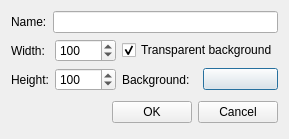
<?xml version="1.0" encoding="UTF-8"?>
<ui version="4.0">
 <class>newFileDialog</class>
 <widget class="QDialog" name="newFileDialog">
  <property name="geometry">
   <rect>
    <x>0</x>
    <y>0</y>
    <width>264</width>
    <height>136</height>
   </rect>
  </property>
  <property name="windowTitle">
   <string>New file</string>
  </property>
  <layout class="QGridLayout" name="gridLayout">
   <item row="1" column="0">
    <layout class="QHBoxLayout" name="horizontalLayout_3">
     <item>
      <widget class="QLabel" name="widthLabel">
       <property name="text">
        <string>Width:</string>
       </property>
      </widget>
     </item>
     <item>
      <widget class="QSpinBox" name="widthValue">
       <property name="minimum">
        <number>1</number>
       </property>
       <property name="maximum">
        <number>99999</number>
       </property>
       <property name="value">
        <number>100</number>
       </property>
      </widget>
     </item>
    </layout>
   </item>
   <item row="1" column="1">
    <widget class="QCheckBox" name="transparentCheck">
     <property name="text">
      <string>Transparent background</string>
     </property>
     <property name="checked">
      <bool>true</bool>
     </property>
    </widget>
   </item>
   <item row="2" column="0">
    <layout class="QHBoxLayout" name="horizontalLayout_2">
     <item>
      <widget class="QLabel" name="heightLabel">
       <property name="text">
        <string>Height:</string>
       </property>
      </widget>
     </item>
     <item>
      <widget class="QSpinBox" name="heightValue">
       <property name="minimum">
        <number>1</number>
       </property>
       <property name="maximum">
        <number>99999</number>
       </property>
       <property name="singleStep">
        <number>1</number>
       </property>
       <property name="value">
        <number>100</number>
       </property>
      </widget>
     </item>
    </layout>
   </item>
   <item row="2" column="1">
    <layout class="QHBoxLayout" name="horizontalLayout_4">
     <item>
      <widget class="QLabel" name="bgLabel">
       <property name="text">
        <string>Background:</string>
       </property>
      </widget>
     </item>
     <item>
      <widget class="QPushButton" name="bgButton">
       <property name="text">
        <string/>
       </property>
      </widget>
     </item>
    </layout>
   </item>
   <item row="3" column="0" colspan="2">
    <layout class="QHBoxLayout">
     <property name="spacing">
      <number>6</number>
     </property>
     <property name="leftMargin">
      <number>0</number>
     </property>
     <property name="topMargin">
      <number>0</number>
     </property>
     <property name="rightMargin">
      <number>0</number>
     </property>
     <property name="bottomMargin">
      <number>0</number>
     </property>
     <item>
      <spacer>
       <property name="orientation">
        <enum>Qt::Horizontal</enum>
       </property>
       <property name="sizeHint" stdset="0">
        <size>
         <width>131</width>
         <height>31</height>
        </size>
       </property>
      </spacer>
     </item>
     <item>
      <widget class="QPushButton" name="okButton">
       <property name="text">
        <string>OK</string>
       </property>
      </widget>
     </item>
     <item>
      <widget class="QPushButton" name="cancelButton">
       <property name="text">
        <string>Cancel</string>
       </property>
      </widget>
     </item>
    </layout>
   </item>
   <item row="0" column="0" colspan="2">
    <layout class="QHBoxLayout" name="horizontalLayout">
     <item>
      <widget class="QLabel" name="nameLabel">
       <property name="text">
        <string>Name:</string>
       </property>
      </widget>
     </item>
     <item>
      <widget class="QLineEdit" name="nameValue"/>
     </item>
    </layout>
   </item>
  </layout>
 </widget>
 <resources/>
 <connections>
  <connection>
   <sender>okButton</sender>
   <signal>clicked()</signal>
   <receiver>newFileDialog</receiver>
   <slot>accept()</slot>
   <hints>
    <hint type="sourcelabel">
     <x>278</x>
     <y>253</y>
    </hint>
    <hint type="destinationlabel">
     <x>96</x>
     <y>254</y>
    </hint>
   </hints>
  </connection>
  <connection>
   <sender>cancelButton</sender>
   <signal>clicked()</signal>
   <receiver>newFileDialog</receiver>
   <slot>reject()</slot>
   <hints>
    <hint type="sourcelabel">
     <x>369</x>
     <y>253</y>
    </hint>
    <hint type="destinationlabel">
     <x>179</x>
     <y>282</y>
    </hint>
   </hints>
  </connection>
 </connections>
</ui>
